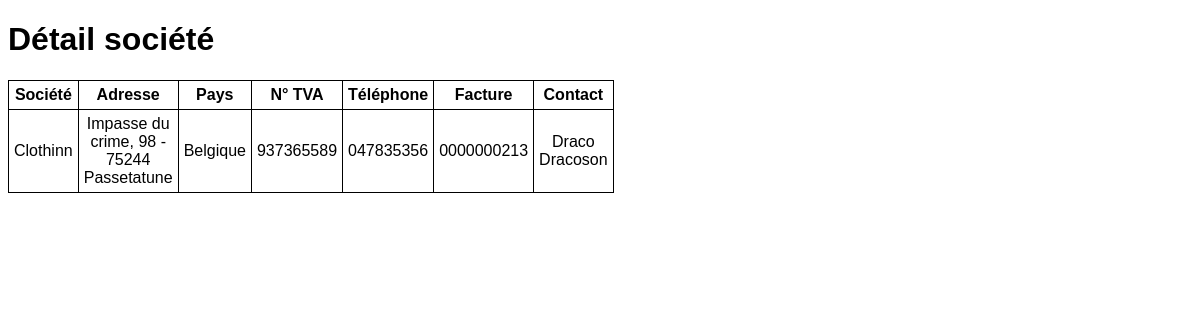
/models/detailsociete.php?id=6, run on the app's committed database.
### tables this page shows
CREATE TABLE `factures` (
  `id_facture` int(11) NOT NULL,
  `facture_number` int(10) UNSIGNED ZEROFILL DEFAULT NULL,
  `date` date DEFAULT NULL,
  `prestation` varchar(45) DEFAULT NULL,
  `FK_societes` int(11) NOT NULL,
  `FK_personnes` int(11) NOT NULL
);

CREATE TABLE `societes` (
  `id_society` int(11) NOT NULL,
  `society_name` varchar(45) DEFAULT NULL,
  `society_adress` varchar(45) DEFAULT NULL,
  `country` varchar(45) DEFAULT NULL,
  `TVA` varchar(25) DEFAULT NULL,
  `society_phone` varchar(11) DEFAULT NULL,
  `FK_type` int(11) NOT NULL
);

CREATE TABLE `personnes` (
  `id_personnes` int(11) NOT NULL,
  `firstname` varchar(45) DEFAULT NULL,
  `lastname` varchar(45) DEFAULT NULL,
  `phone_number` int(11) UNSIGNED ZEROFILL DEFAULT NULL,
  `email` varchar(45) DEFAULT NULL,
  `FK_societes` int(11) NOT NULL
);

### models/detailsociete.php (the view, shortened to what this page needs)
<?php
try {
  $bdd = new PDO('mysql:host=localhost;dbname=cogipapp', 'root', 'root');
  $id_society=$_GET["id"];
  if (filter_var ($id_society, FILTER_VALIDATE_INT)) {
  $req = $bdd->prepare(
    'SELECT societes.*, factures.facture_number, personnes.firstname, personnes.lastname
    FROM societes
    LEFT JOIN factures ON societes.id_society = factures.FK_societes
    LEFT JOIN personnes ON societes.id_society = personnes.FK_societes
    WHERE id_society = :id_society ');
  $req->bindParam(':id_society', $id_society);
  $req->execute();
  function newrow(){
    global $req;
    foreach ($req as $row) {
      echo '<tr><td>' . $row["society_name"] . '</td><td>' . $row["society_adress"] . '</td><td>' . $row["country"] . '</td><td>' . $row["TVA"] . '</td><td>' . $row["society_phone"] . '</td><td>' . $row["facture_number"] . '</td><td>' . $row["firstname"] . ' ' . $row["lastname"] . '</td></tr>';
    }
  }
  }
  else {
    echo "Qu'est-ce tu fais là?!";
  }
}
catch (\Exception $e) {
  die('Erreur: ' . $e->getMessage());
}
 ?>
 <!DOCTYPE html>
 <html lang="fr" dir="ltr">
   <head>
     <link rel="stylesheet" href="../assets/css/basics.css">
   </head>
   <body>
     <h1>Détail société</h1>
     <table>
       <tr>
         <th>Société</th>
         <th>Adresse</th>
         <th>Pays</th>
         <th>N° TVA</th>
         <th>Téléphone</th>
         <th>Facture</th>
         <th>Contact</th>
       </tr>
       <?php newrow();  ?>
     </table>
   </body>
 </html>

### assets/css/basics.css (style rules this page uses)
body { font-family: arial, sans-serif; }
table, form { border-collapse: collapse; width: 600px; text-align: center; }
td, th { border-color: black; border-width: thin; border-style: solid; padding: 5px; }

### data on the page
factures: FK_societes.society_name "Clothinn", FK_societes.society_adress "Impasse du crime, 98 - 75244 Passetatune", FK_societes.country "Belgique", FK_societes.TVA "937365589", FK_societes.society_phone "047835356", facture_number "0000000213", FK_personnes.firstname "Draco", FK_personnes.lastname "Dracoson"
